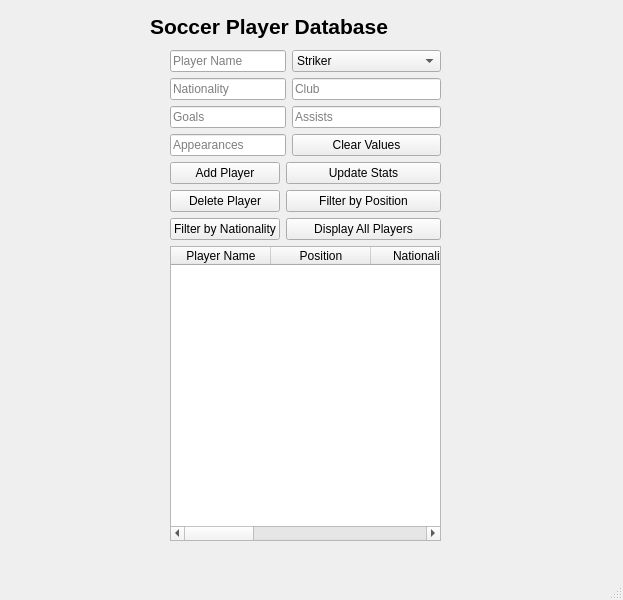
<?xml version="1.0" encoding="UTF-8"?>
<ui version="4.0">
 <class>MainWindow</class>
 <widget class="QMainWindow" name="MainWindow">
  <property name="geometry">
   <rect>
    <x>0</x>
    <y>0</y>
    <width>623</width>
    <height>600</height>
   </rect>
  </property>
  <property name="windowTitle">
   <string>MainWindow</string>
  </property>
  <property name="styleSheet">
   <string notr="true"/>
  </property>
  <widget class="QWidget" name="centralwidget">
   <widget class="QWidget" name="layoutWidget">
    <property name="geometry">
     <rect>
      <x>170</x>
      <y>50</y>
      <width>271</width>
      <height>491</height>
     </rect>
    </property>
    <layout class="QGridLayout" name="gridLayout">
     <item row="3" column="2">
      <widget class="QPushButton" name="clear_values">
       <property name="text">
        <string>Clear Values</string>
       </property>
      </widget>
     </item>
     <item row="1" column="2">
      <widget class="QLineEdit" name="Current_club">
       <property name="text">
        <string/>
       </property>
       <property name="placeholderText">
        <string>Club</string>
       </property>
      </widget>
     </item>
     <item row="2" column="0" colspan="2">
      <widget class="QLineEdit" name="Goals">
       <property name="text">
        <string/>
       </property>
       <property name="placeholderText">
        <string>Goals</string>
       </property>
      </widget>
     </item>
     <item row="3" column="0" colspan="2">
      <widget class="QLineEdit" name="appearences">
       <property name="text">
        <string/>
       </property>
       <property name="placeholderText">
        <string>Appearances</string>
       </property>
      </widget>
     </item>
     <item row="2" column="2">
      <widget class="QLineEdit" name="assists">
       <property name="text">
        <string/>
       </property>
       <property name="placeholderText">
        <string>Assists</string>
       </property>
      </widget>
     </item>
     <item row="4" column="0">
      <widget class="QPushButton" name="add_players">
       <property name="text">
        <string>Add Player</string>
       </property>
      </widget>
     </item>
     <item row="4" column="1" colspan="2">
      <widget class="QPushButton" name="update_stats">
       <property name="text">
        <string>Update Stats</string>
       </property>
      </widget>
     </item>
     <item row="6" column="0">
      <widget class="QPushButton" name="filter_nationality">
       <property name="text">
        <string>Filter by Nationality</string>
       </property>
      </widget>
     </item>
     <item row="5" column="1" colspan="2">
      <widget class="QPushButton" name="filter_position">
       <property name="text">
        <string>Filter by Position</string>
       </property>
      </widget>
     </item>
     <item row="6" column="1" colspan="2">
      <widget class="QPushButton" name="display_players">
       <property name="text">
        <string>Display All Players</string>
       </property>
      </widget>
     </item>
     <item row="5" column="0">
      <widget class="QPushButton" name="delete_players">
       <property name="text">
        <string>Delete Player</string>
       </property>
      </widget>
     </item>
     <item row="7" column="0" colspan="3">
      <widget class="QTableWidget" name="tableWidget">
       <column>
        <property name="text">
         <string>Player Name</string>
        </property>
       </column>
       <column>
        <property name="text">
         <string>Position</string>
        </property>
       </column>
       <column>
        <property name="text">
         <string>Nationality</string>
        </property>
       </column>
       <column>
        <property name="text">
         <string>Club</string>
        </property>
       </column>
       <column>
        <property name="text">
         <string>Goals</string>
        </property>
       </column>
       <column>
        <property name="text">
         <string>Assists</string>
        </property>
       </column>
       <column>
        <property name="text">
         <string>Appearances</string>
        </property>
       </column>
      </widget>
     </item>
     <item row="0" column="2">
      <widget class="QComboBox" name="Position">
       <item>
        <property name="text">
         <string>Striker</string>
        </property>
       </item>
       <item>
        <property name="text">
         <string>Winger</string>
        </property>
       </item>
       <item>
        <property name="text">
         <string>Attacking Midfielder</string>
        </property>
       </item>
       <item>
        <property name="text">
         <string>Defensive Midfielder</string>
        </property>
       </item>
       <item>
        <property name="text">
         <string>Full Back</string>
        </property>
       </item>
       <item>
        <property name="text">
         <string>Center Back</string>
        </property>
       </item>
       <item>
        <property name="text">
         <string>Goalkeeper</string>
        </property>
       </item>
      </widget>
     </item>
     <item row="0" column="0" colspan="2">
      <widget class="QLineEdit" name="Player_name">
       <property name="toolTip">
        <string>&lt;html&gt;&lt;head/&gt;&lt;body&gt;&lt;p&gt;Player Name&lt;/p&gt;&lt;/body&gt;&lt;/html&gt;</string>
       </property>
       <property name="text">
        <string/>
       </property>
       <property name="placeholderText">
        <string>Player Name</string>
       </property>
      </widget>
     </item>
     <item row="1" column="0" colspan="2">
      <widget class="QLineEdit" name="Nationality">
       <property name="text">
        <string/>
       </property>
       <property name="placeholderText">
        <string>Nationality</string>
       </property>
      </widget>
     </item>
    </layout>
   </widget>
   <widget class="QLabel" name="label">
    <property name="geometry">
     <rect>
      <x>150</x>
      <y>10</y>
      <width>325</width>
      <height>33</height>
     </rect>
    </property>
    <property name="font">
     <font>
      <pointsize>16</pointsize>
      <weight>75</weight>
      <bold>true</bold>
      <strikeout>false</strikeout>
      <kerning>false</kerning>
     </font>
    </property>
    <property name="text">
     <string>Soccer Player Database</string>
    </property>
   </widget>
  </widget>
  <widget class="QMenuBar" name="menubar">
   <property name="geometry">
    <rect>
     <x>0</x>
     <y>0</y>
     <width>623</width>
     <height>26</height>
    </rect>
   </property>
  </widget>
  <widget class="QStatusBar" name="statusbar"/>
 </widget>
 <resources/>
 <connections/>
</ui>
